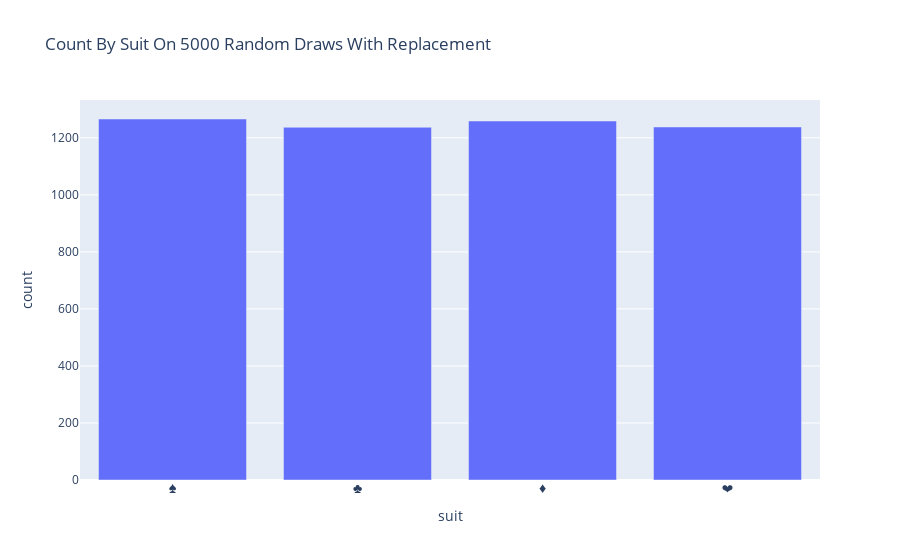

The notebook cell saved with this chart:
### Markdown cell above
This isn't terribly interesting from a statistical perspective.  However, its an example of how you can include visualizations in your nbdev projects!  

:::{.callout-note}

Notice how we are hiding just the input with `#|echo: false`, so readers can see the output but hide the code.  You can also fold the code using the [`#|code-fold: true`](https://quarto.org/docs/output-formats/html-code.html#folding-code) directive.

:::

### Code cell
#|echo: false
#|eval: false

import pandas as pd
import plotly.express as px

sampledf = pd.DataFrame([{'suit': c.suit_nm, 'rank': c.rank_nm } for c in draw_n(5000)])
fig = px.bar(sampledf.groupby('suit').count().reset_index().rename(columns={'rank':'count'}),
             x='suit', y='count',  title="Count By Suit On 5000 Random Draws With Replacement")
fig.show()

### Figure 1 — Plotly figure (JSON) as saved in the notebook; plotly's stock layout.template omitted (floating-point values rounded to 4 significant figures)
{"data": [{"alignmentgroup": "True", "hovertemplate": "suit=%{x}<br>count=%{y}<extra></extra>", "legendgroup": "", "marker": {"color": "#636efa", "pattern": {"shape": ""}}, "name": "", "offsetgroup": "", "orientation": "v", "showlegend": false, "textposition": "auto", "type": "bar", "x": ["♠️", "♣️", "♦️", "❤️"], "xaxis": "x", "y": [1266, 1237, 1259, 1238], "yaxis": "y"}], "layout": {"barmode": "relative", "legend": {"tracegroupgap": 0}, "title": {"text": "Count By Suit On 5000 Random Draws With Replacement"}, "xaxis": {"anchor": "y", "domain": [0, 1], "title": {"text": "suit"}}, "yaxis": {"anchor": "x", "domain": [0, 1], "title": {"text": "count"}}}}
